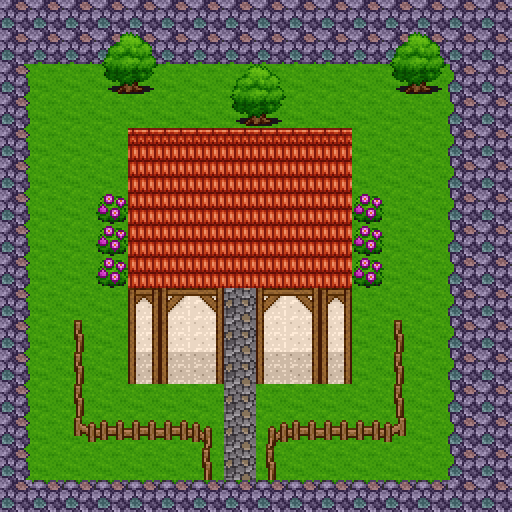

Rendered tile map (Tiled .tmx) drawn with the repository's tilesets; below, a short description and the map source with its tile grids summarised:
An orthogonal 16x16 tile map with 32x32 px tiles, 4 tile layers (ground, ground objects, ceiling objects, ceiling).

<map version="1.0" orientation="orthogonal" width="16" height="16" tilewidth="32" tileheight="32">
 <tileset firstgid="1" name="townFlat" tilewidth="32" tileheight="32" spacing="2" margin="1">
  <image source="tilesets/townFlat.png" width="1020" height="544" />
  <tile id="18">
   <properties>
    <property name="physics" value="true" />
   </properties>
  </tile>
  <tile id="19">
   <properties>
    <property name="physics" value="true" />
   </properties>
  </tile>
  <tile id="20">
   <properties>
    <property name="physics" value="true" />
   </properties>
  </tile>
  <tile id="48">
   <properties>
    <property name="physics" value="true" />
   </properties>
  </tile>
  <tile id="50">
   <properties>
    <property name="physics" value="true" />
   </properties>
  </tile>
  <tile id="54">
   <properties>
    <property name="physics" value="true" />
   </properties>
  </tile>
  <tile id="55">
   <properties>
    <property name="physics" value="true" />
   </properties>
  </tile>
  <tile id="75">
   <properties>
    <property name="physics" value="true" />
   </properties>
  </tile>
  <tile id="76">
   <properties>
    <property name="physics" value="true" />
   </properties>
  </tile>
  <tile id="77">
   <properties>
    <property name="physics" value="true" />
   </properties>
  </tile>
  <tile id="78">
   <properties>
    <property name="physics" value="true" />
   </properties>
  </tile>
  <tile id="80">
   <properties>
    <property name="physics" value="true" />
   </properties>
  </tile>
  <tile id="81">
   <properties>
    <property name="physics" value="true" />
   </properties>
  </tile>
  <tile id="82">
   <properties>
    <property name="physics" value="true" />
   </properties>
  </tile>
  <tile id="83">
   <properties>
    <property name="physics" value="true" />
   </properties>
  </tile>
  <tile id="108">
   <properties>
    <property name="physics" value="true" />
   </properties>
  </tile>
  <tile id="109">
   <properties>
    <property name="physics" value="true" />
   </properties>
  </tile>
  <tile id="110">
   <properties>
    <property name="physics" value="true" />
   </properties>
  </tile>
  <tile id="123">
   <properties>
    <property name="animDelay" value="400" />
    <property name="animFrameSelect" value="relative" />
    <property name="animFrames" value="[0, 30, 60, 90]" />
    <property name="animSync" value="1" />
   </properties>
  </tile>
  <tile id="124">
   <properties>
    <property name="animDelay" value="400" />
    <property name="animFrameSelect" value="relative" />
    <property name="animFrames" value="[0, 30, 60, 90]" />
    <property name="animSync" value="2" />
   </properties>
  </tile>
  <tile id="256">
   <properties>
    <property name="physics" value="true" />
   </properties>
  </tile>
  <tile id="257">
   <properties>
    <property name="physics" value="true" />
   </properties>
  </tile>
  <tile id="292">
   <properties>
    <property name="physics" value="true" />
   </properties>
  </tile>
  <tile id="293">
   <properties>
    <property name="physics" value="true" />
   </properties>
  </tile>
  <tile id="296">
   <properties>
    <property name="physics" value="true" />
   </properties>
  </tile>
  <tile id="297">
   <properties>
    <property name="physics" value="true" />
   </properties>
  </tile>
  <tile id="378">
   <properties>
    <property name="physics" value="true" />
   </properties>
  </tile>
  <tile id="379">
   <properties>
    <property name="physics" value="true" />
   </properties>
  </tile>
  <tile id="380">
   <properties>
    <property name="physics" value="true" />
   </properties>
  </tile>
  <tile id="408">
   <properties>
    <property name="physics" value="true" />
   </properties>
  </tile>
  <tile id="409">
   <properties>
    <property name="physics" value="true" />
   </properties>
  </tile>
  <tile id="410">
   <properties>
    <property name="physics" value="true" />
   </properties>
  </tile>
  <tile id="434">
   <properties>
    <property name="physics" value="true" />
   </properties>
  </tile>
  <tile id="435">
   <properties>
    <property name="physics" value="true" />
   </properties>
  </tile>
  <tile id="438">
   <properties>
    <property name="physics" value="true" />
   </properties>
  </tile>
  <tile id="439">
   <properties>
    <property name="physics" value="true" />
   </properties>
  </tile>
  <tile id="464">
   <properties>
    <property name="physics" value="true" />
   </properties>
  </tile>
  <tile id="465">
   <properties>
    <property name="physics" value="true" />
   </properties>
  </tile>
  <tile id="474">
   <properties>
    <property name="physics" value="true" />
   </properties>
  </tile>
  <tile id="475">
   <properties>
    <property name="physics" value="true" />
   </properties>
  </tile>
  <tile id="476">
   <properties>
    <property name="physics" value="true" />
   </properties>
  </tile>
 </tileset>
 <layer name="ground" width="16" height="16">
  <data>[256 cells, 246 non-empty, 11 distinct tile ids]</data>
 </layer>
 <layer name="ground objects" width="16" height="16">
  <data>[256 cells, 42 non-empty, 12 distinct tile ids]</data>
 </layer>
 <objectgroup name="sprites">
  <properties>
   <property name="spriteLayer" value="true" />
  </properties>
 </objectgroup>
 <layer name="ceiling objects" width="16" height="16">
  <data>[256 cells, 38 non-empty, 10 distinct tile ids]</data>
 </layer>
 <layer name="ceiling" width="16" height="16">
  <data>[256 cells, 35 non-empty, 2 distinct tile ids]</data>
 </layer>
</map>
